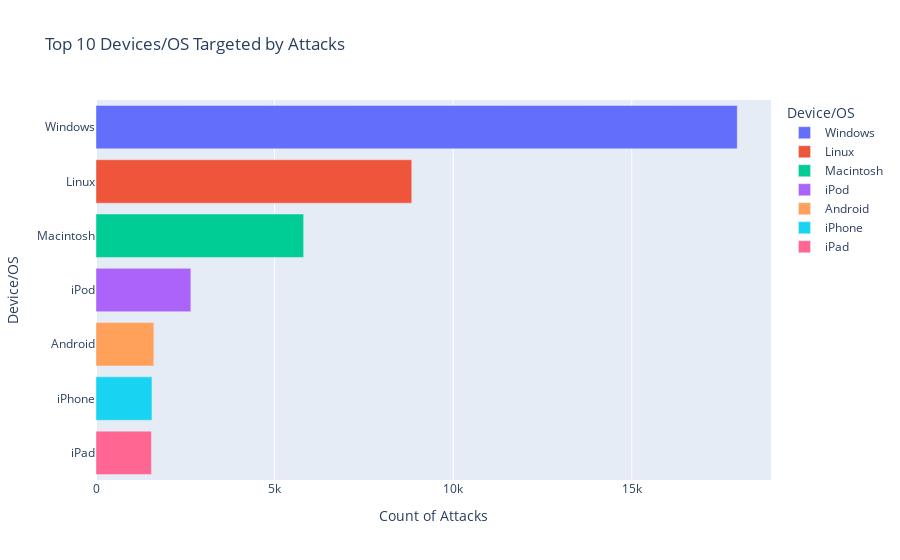

Write notebook code for a chart like this one.
### Code cell
fig = px.bar(top_devices, x='Count of Attacks', y='Device/OS', color='Device/OS', title='Top 10 Devices/OS Targeted by Attacks', orientation='h')
fig.show()

### Figure 1 — Plotly figure (JSON) as saved in the notebook; plotly's stock layout.template omitted (floating-point values rounded to 4 significant figures)
{"data": [{"alignmentgroup": "True", "hovertemplate": "Device/OS=%{y}<br>Count of Attacks=%{x}<extra></extra>", "legendgroup": "Windows", "marker": {"color": "#636efa", "pattern": {"shape": ""}}, "name": "Windows", "offsetgroup": "Windows", "orientation": "h", "showlegend": true, "textposition": "auto", "type": "bar", "x": [17953], "xaxis": "x", "y": ["Windows"], "yaxis": "y"}, {"alignmentgroup": "True", "hovertemplate": "Device/OS=%{y}<br>Count of Attacks=%{x}<extra></extra>", "legendgroup": "Linux", "marker": {"color": "#EF553B", "pattern": {"shape": ""}}, "name": "Linux", "offsetgroup": "Linux", "orientation": "h", "showlegend": true, "textposition": "auto", "type": "bar", "x": [8840], "xaxis": "x", "y": ["Linux"], "yaxis": "y"}, {"alignmentgroup": "True", "hovertemplate": "Device/OS=%{y}<br>Count of Attacks=%{x}<extra></extra>", "legendgroup": "Macintosh", "marker": {"color": "#00cc96", "pattern": {"shape": ""}}, "name": "Macintosh", "offsetgroup": "Macintosh", "orientation": "h", "showlegend": true, "textposition": "auto", "type": "bar", "x": [5813], "xaxis": "x", "y": ["Macintosh"], "yaxis": "y"}, {"alignmentgroup": "True", "hovertemplate": "Device/OS=%{y}<br>Count of Attacks=%{x}<extra></extra>", "legendgroup": "iPod", "marker": {"color": "#ab63fa", "pattern": {"shape": ""}}, "name": "iPod", "offsetgroup": "iPod", "orientation": "h", "showlegend": true, "textposition": "auto", "type": "bar", "x": [2656], "xaxis": "x", "y": ["iPod"], "yaxis": "y"}, {"alignmentgroup": "True", "hovertemplate": "Device/OS=%{y}<br>Count of Attacks=%{x}<extra></extra>", "legendgroup": "Android", "marker": {"color": "#FFA15A", "pattern": {"shape": ""}}, "name": "Android", "offsetgroup": "Android", "orientation": "h", "showlegend": true, "textposition": "auto", "type": "bar", "x": [1620], "xaxis": "x", "y": ["Android"], "yaxis": "y"}, {"alignmentgroup": "True", "hovertemplate": "Device/OS=%{y}<br>Count of Attacks=%{x}<extra></extra>", "legendgroup": "iPhone", "marker": {"color": "#19d3f3", "pattern": {"shape": ""}}, "name": "iPhone", "offsetgroup": "iPhone", "orientation": "h", "showlegend": true, "textposition": "auto", "type": "bar", "x": [1567], "xaxis": "x", "y": ["iPhone"], "yaxis": "y"}, {"alignmentgroup": "True", "hovertemplate": "Device/OS=%{y}<br>Count of Attacks=%{x}<extra></extra>", "legendgroup": "iPad", "marker": {"color": "#FF6692", "pattern": {"shape": ""}}, "name": "iPad", "offsetgroup": "iPad", "orientation": "h", "showlegend": true, "textposition": "auto", "type": "bar", "x": [1551], "xaxis": "x", "y": ["iPad"], "yaxis": "y"}], "layout": {"barmode": "relative", "legend": {"title": {"text": "Device/OS"}, "tracegroupgap": 0}, "title": {"text": "Top 10 Devices/OS Targeted by Attacks"}, "xaxis": {"anchor": "y", "domain": [0, 1], "title": {"text": "Count of Attacks"}}, "yaxis": {"anchor": "x", "categoryarray": ["iPad", "iPhone", "Android", "iPod", "Macintosh", "Linux", "Windows"], "categoryorder": "array", "domain": [0, 1], "title": {"text": "Device/OS"}}}}
